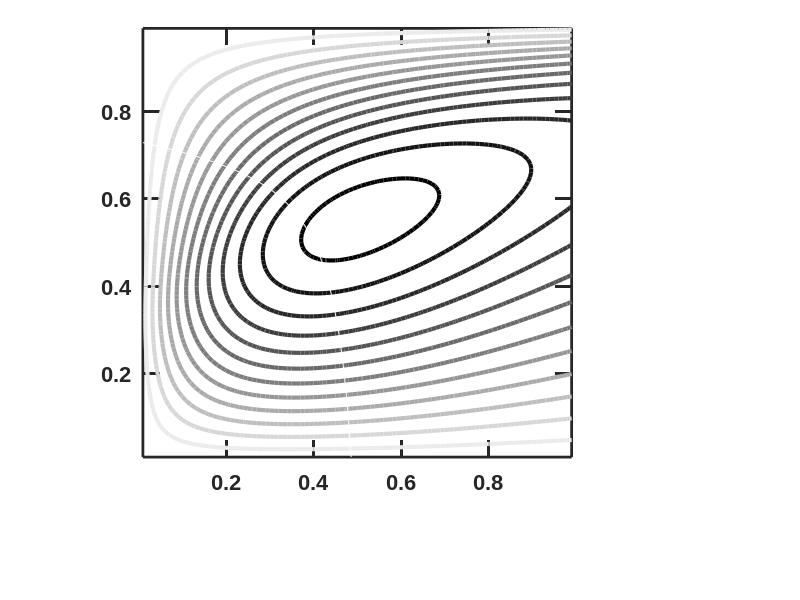

Source code (MATLAB): (Note: this script raises an error after producing the figure.)
clear
% Percentage of Newborn biomass replaced with H biomass. For the orange attractor, spike_frac = 0.
% For the teal attractor corresponding to the 30%-H spiking strategy, spike_frac = 0.3.
spike_frac = 0.3;
% Parameters shown in Table 1
gMmax = 0.7;
gHmax = 0.3;
c_BM = 1/3;
c_RM = 1e-4;
c_RH = 1e-4;
K_MR = 1/3;
K_HR = 1/5;
K_MB = 100/3;
dM = gMmax*5e-3;
dH = gHmax*5e-3;

% N0: BM_0, R(0)=1, T0 is the maturation time
N0 = 100;
R0 = 1;
T0 = 17/2;

options=odeset('RelTol',1e-6,'abstol',1e-10);

% range and increment for f_P
x0=0.01;
dx=0.01;
xt=0.99;
% range and increment for phi_M(0)
y0=0.01;
dy=0.01;
yt=0.99;

xsize=round((xt-x0)/dx+1);
ysize=round((yt-y0)/dy+1);
%% Calculate the map if it hasn't been done. Otherwise just load the data in FullMap.mat. 
if ~exist('FullMap.mat')
    P = zeros(xsize,ysize); % community function at different f_P and phi_M(0)
    MfracDiff = zeros(xsize,ysize); % offspring phi_M(0) - parent phi_M(0) at different f_P and phi_M(0), no spiking
    
    m = 0; % counter for values of f_P
    
    % calculate P(T) at different f_P and phi_M(0)
    for i = x0 : dx : xt
        m = m+1; % counter for values of phi_M(0)
        n = 0;
        fp = i;
        for j = y0:dy:yt
            % parameters for differential equations
            para = [gMmax; gHmax; c_BM; c_RM; c_RH; fp; K_MR; K_HR; K_MB; dM; dH];
            % solve differential equations
            [T, X] = ode15s(@(t,x) MHDynamics(t,x,para), [0 T0], [N0*j; N0*(1-j); 0; R0; 0],options);
            if ~isreal(X)
                error('imaginary value')
            elseif nnz(X < -1e-5)>0
                error('negative value')
            end
            n = n+1;
            P(m, n)= X(end, 5);
            MfracDiff(m, n) = X(end, 1)/(X(end, 1)+X(end, 2)) - j;
        end
    end
    save('FullMap', 'P', 'MfracDiff')
else
    load('FullMap')
end
%%
% % plot 3D community function landscape in Figure 2C
% figure(1)
% contour3((x0:dx:xt), (y0:dy:yt), P', (min(P(:)) : 20 : max(P(:))),'linewidth',3)
% % contour3((x0:dx:xt), (y0:dy:yt), P', 'linewidth',3)
% cm = colormap('gray');
% c = 1-cm;
% colormap(c)
% ylim([0.01 0.99])
% xlim([0.01 0.99])
% set(gca,'LineWidth',3,'FontSize',18,'FontName','Arial','fontweight','bold','units','inches','position',[1 1 3 3],'ticklength',[0.04 0.04])%,'yticklabel',[])
% grid off
% xlabel('f_P')
% ylabel('phi_M(0)')
% zlabel('P(T)')
%%
% plot 2D community function landscape with attractors
MfracT = MfracDiff + ones(xsize, 1) * (y0 : dy : yt);
MfracDiff_adjusted1 = MfracT  - ones(xsize, 1) * (y0 : dy : yt);
MfracDiff_adjusted2 = MfracT * (1-spike_frac) - ones(xsize, 1) * (y0 : dy : yt);
figure(2)
contour((x0:dx:xt), (y0:dy:yt), P', (min(P(:)) : 20 :  max(P(:))), 'linewidth', 3);
% contour((x0:dx:xt), (y0:dy:yt), P', 'linewidth', 3);
set(gca,'LineWidth',2,'FontSize',16,'FontName','Arial','fontweight','bold','units','inches','position',[1 1 3 3],'ticklength',[0.04,0.04])%,'yticklabel',[])
cm = colormap('gray');
c = 1-cm;
colormap(c)
hold on
contour((x0:dx:xt),(y0:dy:yt), MfracDiff_adjusted1', [0 0], 'color',[255.0 127.0 42.0]/255, 'linewidth',3)
contour((x0:dx:xt),(y0:dy:yt), MfracDiff_adjusted2', [0 0], 'color',[0 0.5 0.5] , 'linewidth',3)
hold off
ylabel('\phi_{M}(0)')
xlabel('f_P')

